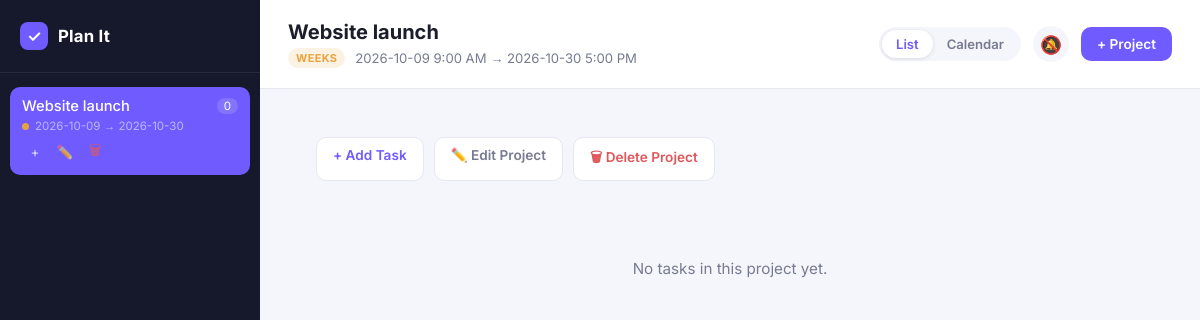
/project/428, run on the app's committed database.
### tables this page shows
CREATE TABLE project (
  id INTEGER PRIMARY KEY AUTOINCREMENT,
  title TEXT NOT NULL,
  start_date TEXT NOT NULL,
  start_time TEXT NOT NULL,
  end_date TEXT NOT NULL,
  end_time TEXT NOT NULL
);

### app.py (the view)
@app.route("/")
@app.route("/project/<int:project_id>")
def index(project_id=None):
    current = queries.get_project(project_id) if project_id else None
    activities = queries.get_activities(project_id) if current else []
    enriched = [
        {
            **dict(a),
            "priority": th.get_priority(a["due_date"], a["end_time"]),
            "urgency": th.get_urgency_class(
                th.get_priority(a["due_date"], a["end_time"])
            ),
        }
        for a in activities
    ]
    return render_template(
        "index.html",
        view="list",
        current=current,
        activities=enriched,
    )

### app.py (called while the page is built)
@app.context_processor
def inject_globals():
    return {"projects": queries.get_projects(), "th": th}

### queries.py (called while the page is built)
def get_projects():
    return db.execute(
        """
        SELECT project.*,
               (SELECT COUNT(*) FROM activity WHERE activity.project_id = project.id) AS activity_count
        FROM project
        ORDER BY start_date
        """
    )

def get_project(project_id):
    projects = db.execute("SELECT * FROM project WHERE id = ?", project_id)
    if not projects:
        return None
    return projects[0]

def get_activities(project_id):
    return db.execute(
        "SELECT * FROM activity WHERE project_id = ? ORDER BY due_date, start_time",
        project_id,
    )

### timehelpers.py (called while the page is built, shortened)
def format_time_label(time_str):
    if not time_str:
        return ""
    h, m = map(int, time_str.split(":"))
    period = "PM" if h >= 12 else "AM"
    hour_12 = 12 if h % 12 == 0 else h % 12
    return f"{hour_12}:{m:02d} {period}"

def get_priority(date_str, time_str):
    if not date_str:
        return "Weeks"
    target = datetime.fromisoformat(f"{date_str}T{time_str or '23:59'}:00")
    now = datetime.now()  # noqa: DTZ005
    diff = (target - now).total_seconds()
    if diff <= 0:
        return "OverDue"
    diff_mins = diff / 60
    if diff_mins <= 60:
        return "Hour"
    if target.date() == now.date():
        return "Today"
    if diff_mins <= 60 * 24:
        return "Hours"
    diff_days = diff / 86400
    if diff_days <= 7:
        return "Days"
    if diff_days <= 14:
        return "Week"
    if diff_days <= 30:
        return "Weeks"

def get_urgency_class(priority):
    if priority in ("OverDue", "Hour", "Hours", "Today"):
        return "urgency--high"
    if priority in ("Days", "Week", "Weeks"):
        return "urgency--mid"
    return "urgency--low"

### templates/index.html
{% extends "base.html" %}
{% block content %}
  {% include "body.html" %}
{% endblock %}

### templates/sidebar.html (shortened to what this page needs)
{% set ctx_project = current if current is defined and current else (project if
project is defined and project else none) %}
<div class="sidebar">
  <div class="sidebar__logo">
    <span class="sidebar__logo-mark">✓</span>
    <span class="sidebar__logo-text">Plan It</span>
  </div>
  <div class="sidebar__list">
    {% if not projects %}
    <div class="sidebar__empty">
      <p>No projects yet.</p>
      <a class="sidebar__empty-btn" href="{{ url_for('new_project') }}"
        >Create your first project</a
      >
    </div>
    {% else %} {% for p in projects %} {% set priority =
    th.get_priority(p['end_date'], p['end_time']) %} {% set is_active =
    ctx_project and ctx_project['id'] == p['id'] %}
    <div
      class="sidebar-project {{ 'is-active' if is_active else '' }}"
      onclick="window.location.href='{{ url_for('index', project_id=p['id']) }}'"
    >
      <div class="sidebar-project__row">
        <span class="sidebar-project__title">{{ p['title'] }}</span>
        <span class="sidebar-project__count">{{ p['activity_count'] }}</span>
      </div>
      <div class="sidebar-project__meta">
        <span
          class="priority-dot {{ th.get_urgency_class(priority) }}"
          title="{{ priority }}"
        ></span>
        <span class="sidebar-project__dates"
          >{{ p['start_date'] }} → {{ p['end_date'] }}</span
        >
      </div>
      <div class="sidebar-project__actions">
        <a
          class="icon-btn"
          href="{{ url_for('new_activity', project_id=p['id']) }}"
          title="Add task"
          onclick="event.stopPropagation()"
          >+</a
        >
        <a
          class="icon-btn"
          href="{{ url_for('edit_project', project_id=p['id']) }}"
          title="Edit project"
          onclick="event.stopPropagation()"
          >✏️</a
        >
        <form
          method="POST"
          action="{{ url_for('delete_project', project_id=p['id']) }}"
          onclick="event.stopPropagation()"
          onsubmit="return confirm('Delete this project and all its tasks?');"
        >
          <button
            class="icon-btn icon-btn--danger"
            type="submit"
            title="Delete project"
          >
          </button>
        </form>
      </div>
    </div>
    {% endfor %} {% endif %}
  </div>
</div>

### templates/header.html (shortened to what this page needs)
{% set ctx_project = current if current is defined and current else (project if
project is defined and project else none) %}
<div class="topbar">
  <div class="topbar__left">
    <div>
      <h2 class="topbar__title">
        {% if request.endpoint == 'calendar_view' %} Calendar{% if selected_date
        %}<span class="topbar__subtitle"> · {{ selected_date }}</span>{% endif
        %} {% elif ctx_project %} {{ ctx_project['title'] }} {% else %} Select a
        project {% endif %}
      </h2>
      {% if ctx_project and request.endpoint == 'index' %} {% set priority =
      th.get_priority(ctx_project['end_date'], ctx_project['end_time']) %}
      <p class="topbar__project-meta">
        <span class="priority-badge {{ th.get_urgency_class(priority) }}"
          >{{ priority }}</span
        >
        <span class="text-muted">
          {% if ctx_project['start_date'] == ctx_project['end_date'] %} {{
          ctx_project['start_date'] }} · {{
          th.format_time_label(ctx_project['start_time']) }} – {{
          th.format_time_label(ctx_project['end_time']) }} {% else %} {{
          ctx_project['start_date'] }} {{
          th.format_time_label(ctx_project['start_time']) }} → {{
          ctx_project['end_date'] }} {{
          th.format_time_label(ctx_project['end_time']) }} {% endif %}
        </span>
      </p>
      {% endif %}
    </div>
  </div>
  <div class="topbar__actions">
    <div class="view-toggle" role="tablist" aria-label="View mode">
      <a
        class="view-toggle__btn {{ 'is-active' if request.endpoint == 'index' else '' }}"
        href="{{ url_for('index', project_id=ctx_project['id']) if ctx_project else url_for('index') }}"
        >List</a
      >
      <a
        class="view-toggle__btn {{ 'is-active' if request.endpoint in ('calendar_view', 'calendar_day') else '' }}"
        href="{{ url_for('calendar_view') }}"
        >Calendar</a
      >
    </div>
    <button
      class="bell-btn"
      id="bell-btn"
      type="button"
      onclick="requestNotifications()"
      title="Turn on due-date notifications"
    >
    </button>
    <a class="add-project-btn" href="{{ url_for('new_project') }}">+ Project</a>
  </div>
</div>

### static/style.css (style rules this page uses)
:root { --pi-bg: #f5f6fb; --pi-surface: #ffffff; --pi-sidebar: #16182b; --pi-sidebar-hover: #23253f; --pi-primary: #6f5bff; --pi-primary-dark: #5641e0; --pi-text: #1c1e2b; --pi-text-muted: #767b91; --pi-border: #e6e7f0; --pi-danger: #e0575b; --pi-high: #e0575b; --pi-mid: #e8a33d; --pi-low: #34a771; --pi-radius: 14px; --pi-shadow: 0 4px 20px rgba(22, 24, 43, 0.08); }
* { margin: 0; padding: 0; box-sizing: border-box; }
body { font-family: "Inter", system-ui, sans-serif; background-color: var(--pi-bg); color: var(--pi-text); width: 100%; height: 100vh; }
button { font-family: inherit; cursor: pointer; border: none; background: none; }
a { text-decoration: none; color: inherit; cursor: pointer; }
.sidebar { width: 260px; min-width: 260px; background-color: var(--pi-sidebar); color: #fff; display: flex; flex-direction: column; overflow-y: auto; }
.sidebar__logo { display: flex; align-items: center; gap: 10px; padding: 22px 20px; border-bottom: 1px solid rgba(255, 255, 255, 0.08); }
.sidebar__logo-mark { display: inline-flex; align-items: center; justify-content: center; width: 28px; height: 28px; border-radius: 8px; background: var(--pi-primary); font-weight: 700; }
.sidebar__logo-text { font-weight: 700; font-size: 1.05rem; letter-spacing: 0.2px; }
.sidebar__list { flex: 1; padding: 14px 10px; display: flex; flex-direction: column; gap: 4px; }
.sidebar-project { padding: 10px 12px; border-radius: 10px; cursor: pointer; transition: background 0.15s ease; }
.sidebar-project.is-active { background: var(--pi-primary); }
.sidebar-project__row { display: flex; align-items: center; justify-content: space-between; gap: 8px; }
.sidebar-project__title { font-size: 0.92rem; font-weight: 500; white-space: nowrap; overflow: hidden; text-overflow: ellipsis; }
.sidebar-project__count { font-size: 0.72rem; background: rgba(255, 255, 255, 0.15); padding: 1px 7px; border-radius: 999px; min-width: 20px; text-align: center; }
.sidebar-project__meta { display: flex; align-items: center; gap: 6px; margin-top: 4px; }
.priority-dot { width: 7px; height: 7px; border-radius: 50%; flex-shrink: 0; }
.priority-dot.urgency--mid { background: var(--pi-mid); }
.sidebar-project__dates { font-size: 0.72rem; color: rgba(255, 255, 255, 0.55); white-space: nowrap; overflow: hidden; text-overflow: ellipsis; }
.sidebar-project__actions { display: flex; gap: 4px; margin-top: 6px; }
.topbar { display: flex; align-items: center; justify-content: space-between; padding: 20px 28px; background: var(--pi-surface); border-bottom: 1px solid var(--pi-border); position: sticky; top: 0; z-index: 5; }
.topbar__title { font-size: 1.25rem; font-weight: 700; }
.topbar__project-meta { display: flex; align-items: center; gap: 10px; margin-top: 4px; font-size: 0.82rem; }
.topbar__actions { display: flex; align-items: center; gap: 12px; }
.view-toggle { display: flex; background: var(--pi-bg); border-radius: 999px; padding: 3px; }
.view-toggle__btn { display: inline-block; padding: 6px 14px; border-radius: 999px; font-size: 0.82rem; font-weight: 600; color: var(--pi-text-muted); }
.view-toggle__btn.is-active { background: var(--pi-surface); color: var(--pi-primary); box-shadow: 0 1px 4px rgba(22, 24, 43, 0.12); }
.bell-btn { font-size: 1.1rem; width: 36px; height: 36px; border-radius: 50%; display: inline-flex; align-items: center; justify-content: center; background: var(--pi-bg); }
.add-project-btn { display: inline-block; background: var(--pi-primary); color: #fff; font-weight: 600; font-size: 0.85rem; padding: 9px 16px; border-radius: 10px; transition: background 0.15s ease; }
.priority-badge { font-size: 0.68rem; font-weight: 700; text-transform: uppercase; letter-spacing: 0.4px; padding: 3px 8px; border-radius: 999px; }
.priority-badge.urgency--mid { background: rgba(232, 163, 61, 0.14); color: var(--pi-mid); }
.icon-btn { width: 26px; height: 26px; border-radius: 6px; display: inline-flex; align-items: center; justify-content: center; color: rgba(255, 255, 255, 0.75); font-size: 0.85rem; }
.icon-btn--danger { color: var(--pi-danger); }
.text-muted { color: var(--pi-text-muted); }
.topbar__left { display: flex; align-items: center; gap: 12px; min-width: 0; }

### data on the page
project: title "Website launch", activity_count "0", start_date "2026-10-09", end_date "2026-10-30", format_time_label "9:00 AM", format_time_label "5:00 PM"

### other printed values
{{ priority }} "WEEKS"
